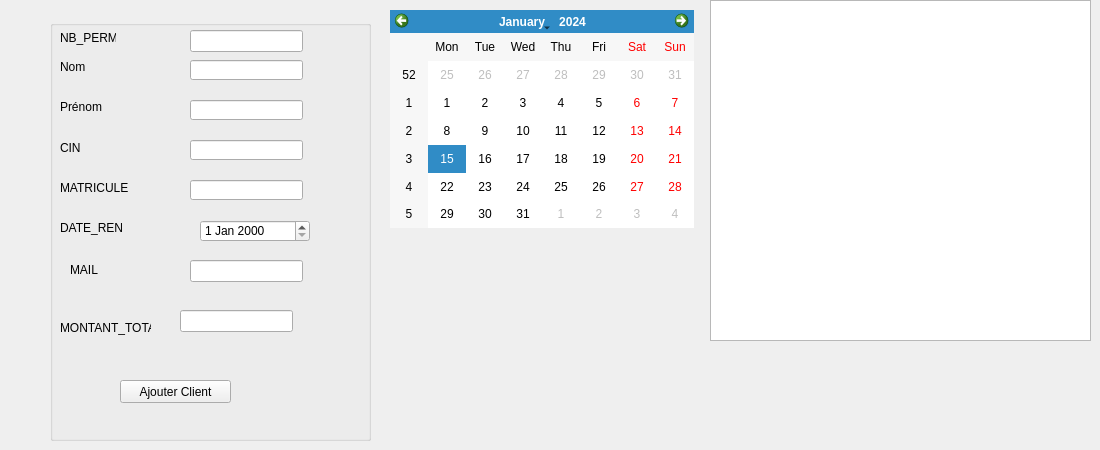
      <widget class="QWidget" name="tab_16">
       <attribute name="title">
        <string>Ajouter</string>
       </attribute>
       <widget class="QGroupBox" name="groupBox_10">
        <property name="geometry">
         <rect>
          <x>50</x>
          <y>20</y>
          <width>321</width>
          <height>421</height>
         </rect>
        </property>
        <property name="title">
         <string/>
        </property>
        <widget class="QLabel" name="label_44">
         <property name="geometry">
          <rect>
           <x>10</x>
           <y>40</y>
           <width>47</width>
           <height>13</height>
          </rect>
         </property>
         <property name="text">
          <string>Nom</string>
         </property>
        </widget>
        <widget class="QLabel" name="label_65">
         <property name="geometry">
          <rect>
           <x>10</x>
           <y>80</y>
           <width>47</width>
           <height>13</height>
          </rect>
         </property>
         <property name="text">
          <string>Prénom</string>
         </property>
        </widget>
        <widget class="QLabel" name="label_66">
         <property name="geometry">
          <rect>
           <x>10</x>
           <y>120</y>
           <width>71</width>
           <height>16</height>
          </rect>
         </property>
         <property name="text">
          <string>CIN</string>
         </property>
        </widget>
        <widget class="QLineEdit" name="le_nom_3">
         <property name="geometry">
          <rect>
           <x>140</x>
           <y>40</y>
           <width>113</width>
           <height>20</height>
          </rect>
         </property>
        </widget>
        <widget class="QLineEdit" name="le_prenom_3">
         <property name="geometry">
          <rect>
           <x>140</x>
           <y>80</y>
           <width>113</width>
           <height>20</height>
          </rect>
         </property>
        </widget>
        <widget class="QLineEdit" name="le_ID_C">
         <property name="geometry">
          <rect>
           <x>140</x>
           <y>120</y>
           <width>113</width>
           <height>20</height>
          </rect>
         </property>
        </widget>
        <widget class="QLabel" name="label_67">
         <property name="geometry">
          <rect>
           <x>10</x>
           <y>160</y>
           <width>81</width>
           <height>16</height>
          </rect>
         </property>
         <property name="text">
          <string>MATRICULE</string>
         </property>
        </widget>
        <widget class="QLabel" name="label_68">
         <property name="geometry">
          <rect>
           <x>10</x>
           <y>200</y>
           <width>71</width>
           <height>16</height>
          </rect>
         </property>
         <property name="text">
          <string>DATE_REN</string>
         </property>
        </widget>
        <widget class="QLineEdit" name="le_TELEPHONE">
         <property name="geometry">
          <rect>
           <x>140</x>
           <y>160</y>
           <width>113</width>
           <height>20</height>
          </rect>
         </property>
        </widget>
        <widget class="QLineEdit" name="le_MAIL">
         <property name="geometry">
          <rect>
           <x>140</x>
           <y>240</y>
           <width>113</width>
           <height>22</height>
          </rect>
         </property>
        </widget>
        <widget class="QLabel" name="label_69">
         <property name="geometry">
          <rect>
           <x>20</x>
           <y>240</y>
           <width>61</width>
           <height>20</height>
          </rect>
         </property>
         <property name="text">
          <string>MAIL</string>
         </property>
        </widget>
        <widget class="QDateEdit" name="le_DATEREN">
         <property name="geometry">
          <rect>
           <x>150</x>
           <y>200</y>
           <width>110</width>
           <height>22</height>
          </rect>
         </property>
        </widget>
        <widget class="QLabel" name="label_70">
         <property name="geometry">
          <rect>
           <x>10</x>
           <y>10</y>
           <width>56</width>
           <height>16</height>
          </rect>
         </property>
         <property name="text">
          <string>NB_PERMIS</string>
         </property>
        </widget>
        <widget class="QLineEdit" name="le_ROLE">
         <property name="geometry">
          <rect>
           <x>140</x>
           <y>10</y>
           <width>113</width>
           <height>22</height>
          </rect>
         </property>
         <property name="text">
          <string/>
         </property>
        </widget>
        <widget class="QLabel" name="label_71">
         <property name="geometry">
          <rect>
           <x>10</x>
           <y>300</y>
           <width>91</width>
           <height>16</height>
          </rect>
         </property>
         <property name="text">
          <string>MONTANT_TOTAL</string>
         </property>
        </widget>
        <widget class="QLineEdit" name="le_PISTE">
         <property name="geometry">
          <rect>
           <x>130</x>
           <y>290</y>
           <width>113</width>
           <height>22</height>
          </rect>
         </property>
        </widget>
        <widget class="QPushButton" name="pb_ajouter_resr">
         <property name="geometry">
          <rect>
           <x>70</x>
           <y>360</y>
           <width>111</width>
           <height>23</height>
          </rect>
         </property>
         <property name="text">
          <string>Ajouter Client</string>
         </property>
        </widget>
       </widget>
       <widget class="QCalendarWidget" name="calendarWidget_2">
        <property name="geometry">
         <rect>
          <x>390</x>
          <y>10</y>
          <width>304</width>
          <height>218</height>
         </rect>
        </property>
       </widget>
       <widget class="QLabel" name="label_pic">
        <property name="geometry">
         <rect>
          <x>310</x>
          <y>150</y>
          <width>311</width>
          <height>261</height>
         </rect>
        </property>
        <property name="text">
         <string/>
        </property>
       </widget>
       <widget class="QLabel" name="label_73">
        <property name="geometry">
         <rect>
          <x>730</x>
          <y>30</y>
          <width>341</width>
          <height>271</height>
         </rect>
        </property>
        <property name="text">
         <string/>
        </property>
        <property name="pixmap">
         <pixmap>../../../Downloads/248085488_591901992026832_2710901618884620913_n.png</pixmap>
        </property>
       </widget>
       <widget class="QTableView" name="tab_client_3">
        <property name="geometry">
         <rect>
          <x>710</x>
          <y>0</y>
          <width>381</width>
          <height>341</height>
         </rect>
        </property>
       </widget>
       <zorder>groupBox_10</zorder>
       <zorder>calendarWidget_2</zorder>
       <zorder>label_73</zorder>
       <zorder>label_pic</zorder>
       <zorder>tab_client_3</zorder>
      </widget>
